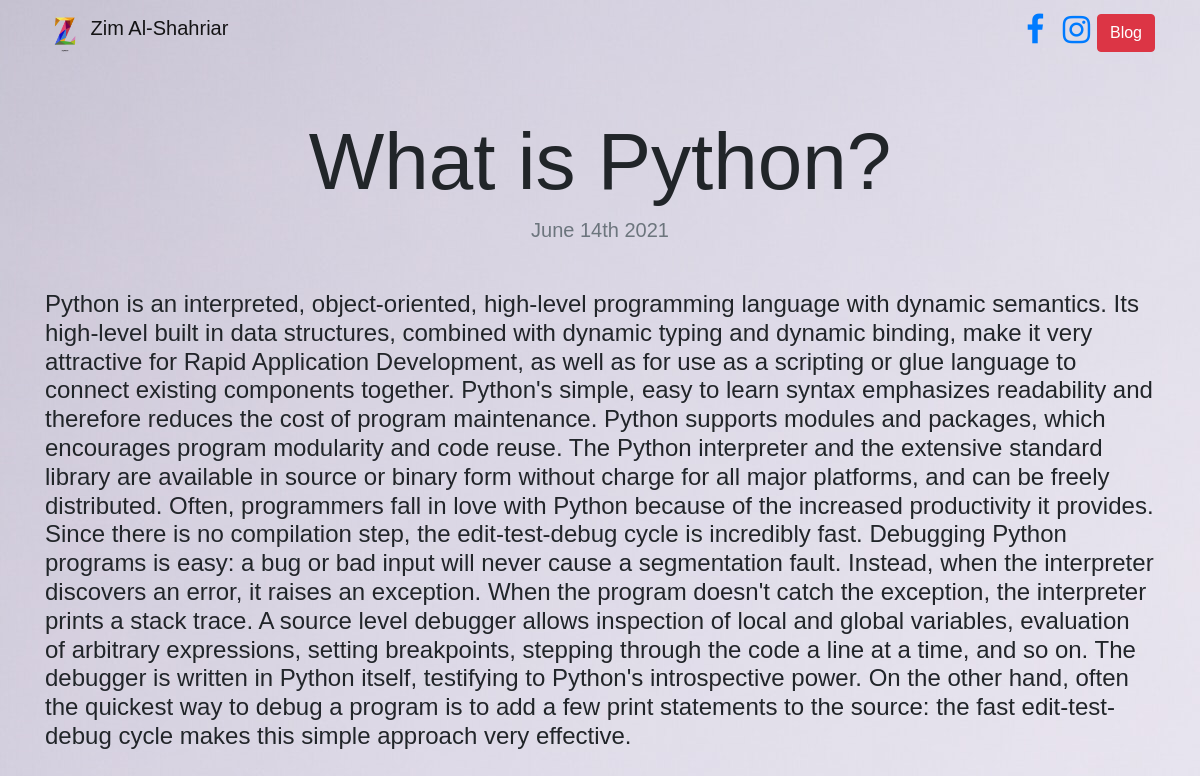
Page /blog/7/ on the committed database.
### blog/models.py (models this page shows, shortened)
class Blog(models.Model):
    title = models.CharField(max_length=200)
    description = models.TextField()
    date = models.DateField()

### blog/views.py (the view)
# urls.py: path('<int:blog_id>/', views.detail, name='detail'),
def detail(request, blog_id):
    blog = get_object_or_404(Blog, pk=blog_id)
    return render(request, 'blog/detail.html', {'blog': blog})

### blog/templates/blog/detail.html
{% extends 'portfolio/base.html' %}
{% load static %}
{% block content %}
<h1 class="text-center mt-5" id="blogdetailtitle">{{ blog.title }}</h1>
<h5 class="text-center text-muted mb-5">{{ blog.date|date:'F jS Y' }}</h5>
<h4>{{ blog.description|safe }}</h4>
<body id="bg" style="background-image: url({% static 'portfolio/pexels-alena-shekhovtcova-6940987.jpg' %})"></body>
{% endblock %}

### portfolio/static/portfolio/custom.css (style rules this page uses)
body { font-family: "Gill Sans", sans-serif; }
@media (min-width: 992px) { #blogdetailtitle { font-size: 5rem; } }

### rows in the picture
Blog: title "What is Python?", date "June 14th 2021", description "Python is an interpreted, object-oriented, high-level programming language with dynamic semantics. Its high-level built in data structures, combined with dynamic typing and dynamic binding, make it very attractive for Rapid Application Development, as well as for use as a scripting or glue language to connect existing components together. Python's simple, easy to learn syntax emphasizes readability and therefore reduces the cost of program maintenance. Python supports modules and packages, which encourages program modularity and code reuse. The Python interpreter and the extensive standard library are available in source or binary form without charge for all major platforms, and can be…"
